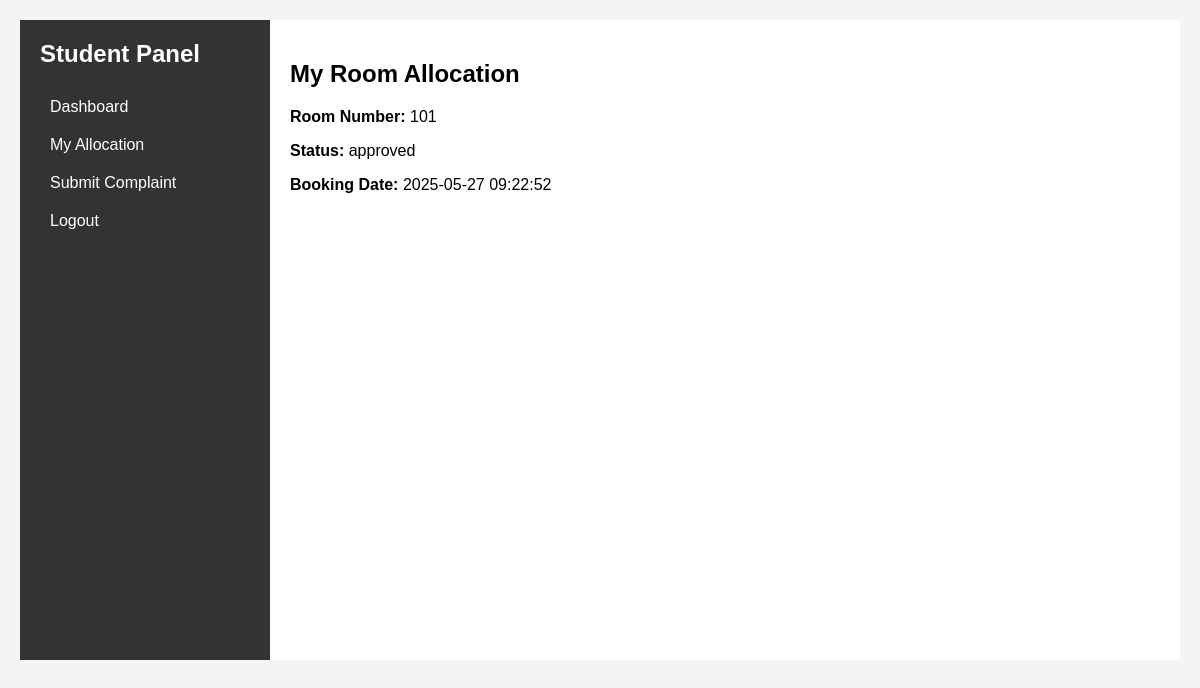
/my_allocation (signed in), run on the app's committed database.
### tables this page shows
CREATE TABLE "rooms" (
            id INTEGER PRIMARY KEY AUTOINCREMENT,
            room_number TEXT NOT NULL UNIQUE,
            status TEXT DEFAULT 'available',
            max_capacity INTEGER NOT NULL,
            current_occupancy INTEGER DEFAULT 0
        );

CREATE TABLE bookings (
    id INTEGER PRIMARY KEY AUTOINCREMENT,
    student_id INTEGER NOT NULL,
    room_id INTEGER NOT NULL,
    status TEXT NOT NULL DEFAULT 'pending',
    booking_date TEXT DEFAULT CURRENT_TIMESTAMP,
    FOREIGN KEY (student_id) REFERENCES students(id),
    FOREIGN KEY (room_id) REFERENCES rooms(id)
);

### routes/routes.py (the view)
    @app.route("/my_allocation")
    def my_allocation():
        if "user" not in session or session["user_type"] != "student":
            flash("Please log in to view your allocation.", "error")
            return redirect(url_for("login"))
        try:
            with get_db() as conn:
                username = session["user"]
                student = conn.execute(
                    "SELECT id FROM students WHERE username = ?", (username,)
                ).fetchone()
                if not student:
                    flash("Student not found.", "error")
                    return redirect(url_for("student_dashboard"))
                student_id = student["id"]
                allocation = conn.execute(
                    """
                    SELECT r.room_number, b.status, b.booking_date
                    FROM bookings b
                    JOIN rooms r ON b.room_id = r.id
                    WHERE b.student_id = ? AND b.status = 'approved'
                """,
                    (student_id,),
                ).fetchone()
            return render_template("my_allocation.html", allocation=allocation)
        except sqlite3.Error as e:
            print(f"Database error in my_allocation: {e}")
            flash("Database error occurred.", "error")
            return redirect(url_for("student_dashboard"))

### templates/my_allocation.html (shortened to what this page needs)
{% extends 'base.html' %}
{% block content %}
<div class="dashboard">
    <aside class="sidebar">
        <h2>Student Panel</h2>
        <ul>
            <li><a href="{{ url_for('student_dashboard') }}">Dashboard</a></li>
            <li><a href="{{ url_for('my_allocation') }}">My Allocation</a></li>
            <li><a href="{{ url_for('submit_complaint') }}">Submit Complaint</a></li>
            <li><a href="{{ url_for('logout') }}">Logout</a></li>
        </ul>
    </aside>
    <main>
        <h2>My Room Allocation</h2>
        {% if allocation %}
        <p><strong>Room Number:</strong> {{ allocation.room_number }}</p>
        <p><strong>Status:</strong> {{ allocation.status }}</p>
        <p><strong>Booking Date:</strong> {{ allocation.booking_date }}</p>
        {% else %}
        <p>No room allocated yet.</p>
        {% endif %}
    </main>
</div>
{% endblock %}

### static/css/style.css (style rules this page uses)
body { font-family: Arial, sans-serif; margin: 0; padding: 0; background-color: #f4f4f4; }
.dashboard { display: flex; min-height: 80vh; }
.sidebar { width: 250px; background-color: #333; color: white; padding: 20px; box-sizing: border-box; }
.sidebar h2 { margin-top: 0; }
.sidebar ul { list-style: none; padding: 0; }
.sidebar li { padding: 10px; cursor: pointer; transition: background-color 0.3s; }
.sidebar a { color: white; text-decoration: none; display: block; }
main { flex: 1; padding: 20px; background-color: #fff; }

### data on the page
rooms: room_number "101"
bookings: status "approved", booking_date "2025-05-27 09:22:52"
